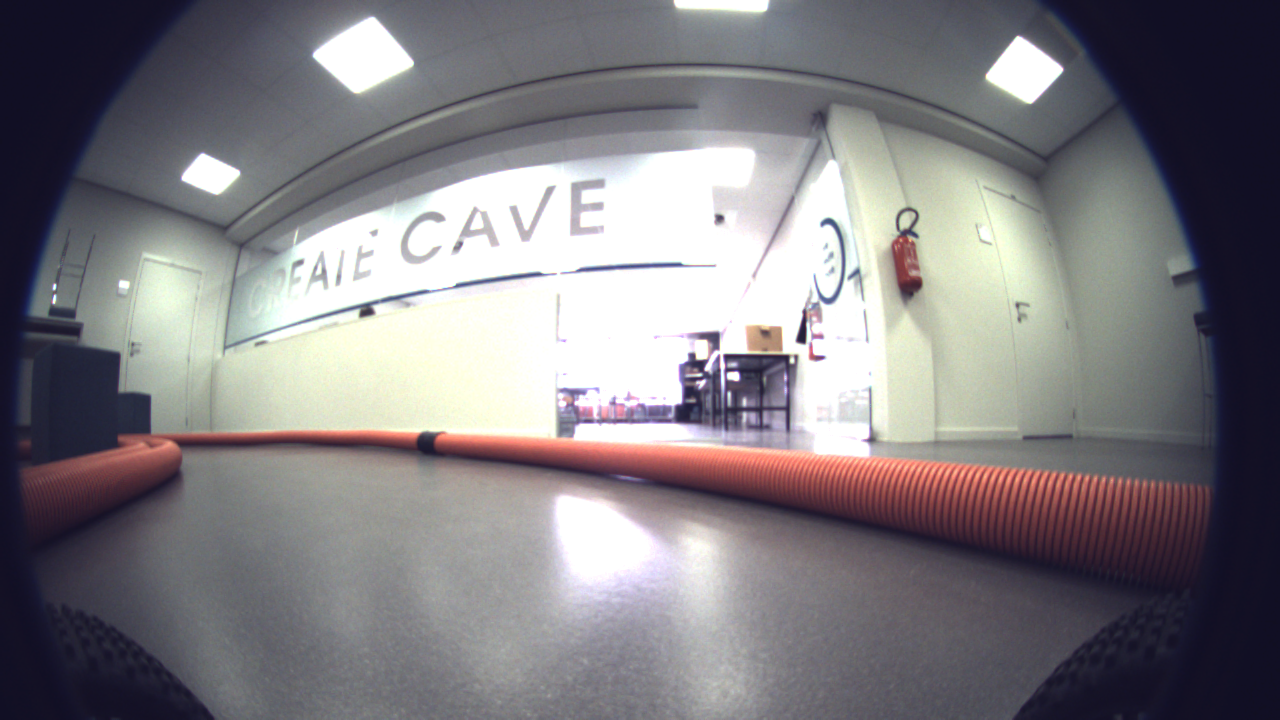
#> input picture Software/images/bocht.png, 1280 x 720 px, given in place of the camera
$ python process_videoproccessing.py
#> lines starting #> are read from the running program, lines starting #| are printed output that depends on the picture; after the words box and inside, x2 and y2 are one past the last pixel; in counts of white or black regions, pixels touching at a corner belong together
#Importing all modules
import cv2
import numpy as np
import time
import math

X_lb=0
Y_lb=0
X_rb=0
Y_rb=0

h1= 0
h2= 0


#Specifying upper and lower ranges of color to detect in hsv format
lower = np.array([160, 100, 20])
upper = np.array([180, 255, 255]) #These ranges will detect RED

#Getting footage
webcam_video = cv2.VideoCapture(0)

while True:
    time.sleep(0.1)
    success, video = webcam_video.read() #Reading footage
#> video is the input picture: shape (720, 1280, 3); mean B, G, R 129.8, 125.4, 128.7
    hight, width, _ = video.shape #Get resolution
#> hight = 720; width = 1280

    video_hsv = cv2.cvtColor(video, cv2.COLOR_BGR2HSV) #Converting BGR image to HSV format
#> video_hsv: shape (720, 1280, 3); mean H, S, V 90.9, 46.3, 136.7

    mask_video = cv2.inRange(video_hsv, lower, upper) # Masking the image to find our color
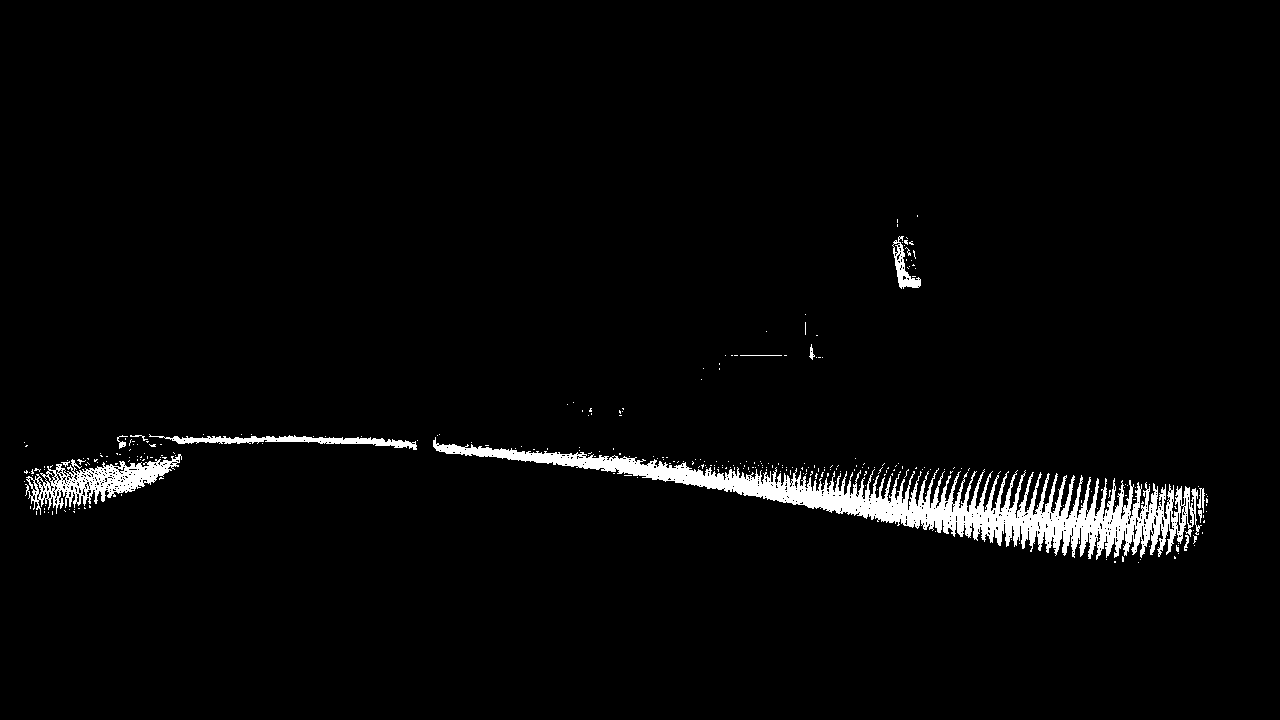
#> mask_video: shape (720, 1280); 2.9% white; 306 white regions (294 under 20 px), largest, box (x1, y1, x2, y2) and area: (433, 437, 1202, 560) 20554, (25, 454, 182, 515) 3304, (149, 434, 417, 450) 1408

    mask_leftBand = mask_video[0:hight, int(0):int(50)] #Crop right band
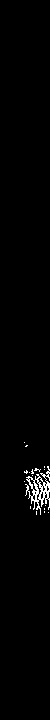
#> mask_leftBand: shape (720, 50); 1.3% white in thin lines or dots, all inside (x1, y1, x2, y2) = (24, 442, 50, 515)
    mask_rightBand = mask_video[0:hight, int(width-50):width] #crop left band
#> mask_rightBand: shape (720, 50); every value is 0

    mask_contours_leftBand, hierarchy = cv2.findContours(mask_leftBand, cv2.RETR_TREE, cv2.CHAIN_APPROX_NONE) #Finding contours in mask image (leftband)
#> mask_contours_leftBand = 35 contours, 31 with area under 20; largest, box (x1, y1, x2, y2) and area: (25, 466, 50, 515) 410, (28, 477, 38, 492) 42, (34, 479, 42, 495) 39, (37, 477, 44, 487) 26
    mask_contours_rightBand, hierarchy = cv2.findContours(mask_rightBand, cv2.RETR_TREE, cv2.CHAIN_APPROX_NONE) #Finding contours in mask image (rightband)
#> mask_contours_rightBand = []

    # Finding position of all contours of the bands
    if len(mask_contours_leftBand or mask_contours_rightBand) != 0:
        for i_lb, k_rb in zip(mask_contours_leftBand, mask_contours_rightBand):
            if cv2.contourArea(i_lb) > 500:
                x1, y1, w1, h1 = cv2.boundingRect(i_lb)
                X_lb = int(x1+(w1/2)) #calculate center of rectangle
                Y_lb = int(y1+(h1/2))

            if cv2.contourArea(k_rb) > 500:
                x2, y2, w2, h2 = cv2.boundingRect(k_rb)
                X_rb = int(width-(x2+(w2/2))) #calculate center of rectangle
                Y_rb = int(y2+(h2/2))

            #Calculate per frame how the car should steer
            diff = 1
            if h2 != 0:
                diff = h1/h2
            if (diff > 0.8) and (diff < 1.2):
                print("Go straight")
            if diff > 1.2:
                i = 89.9133*math.exp(0.001*diff)
                print("Go right, with angle:", i)
            if diff < 0.8:
                j = 89.9376*math.exp(0.6938*diff)
                print("Go left, with angle:", j)
#> this loop made 0 passes


    cv2.waitKey(1)
